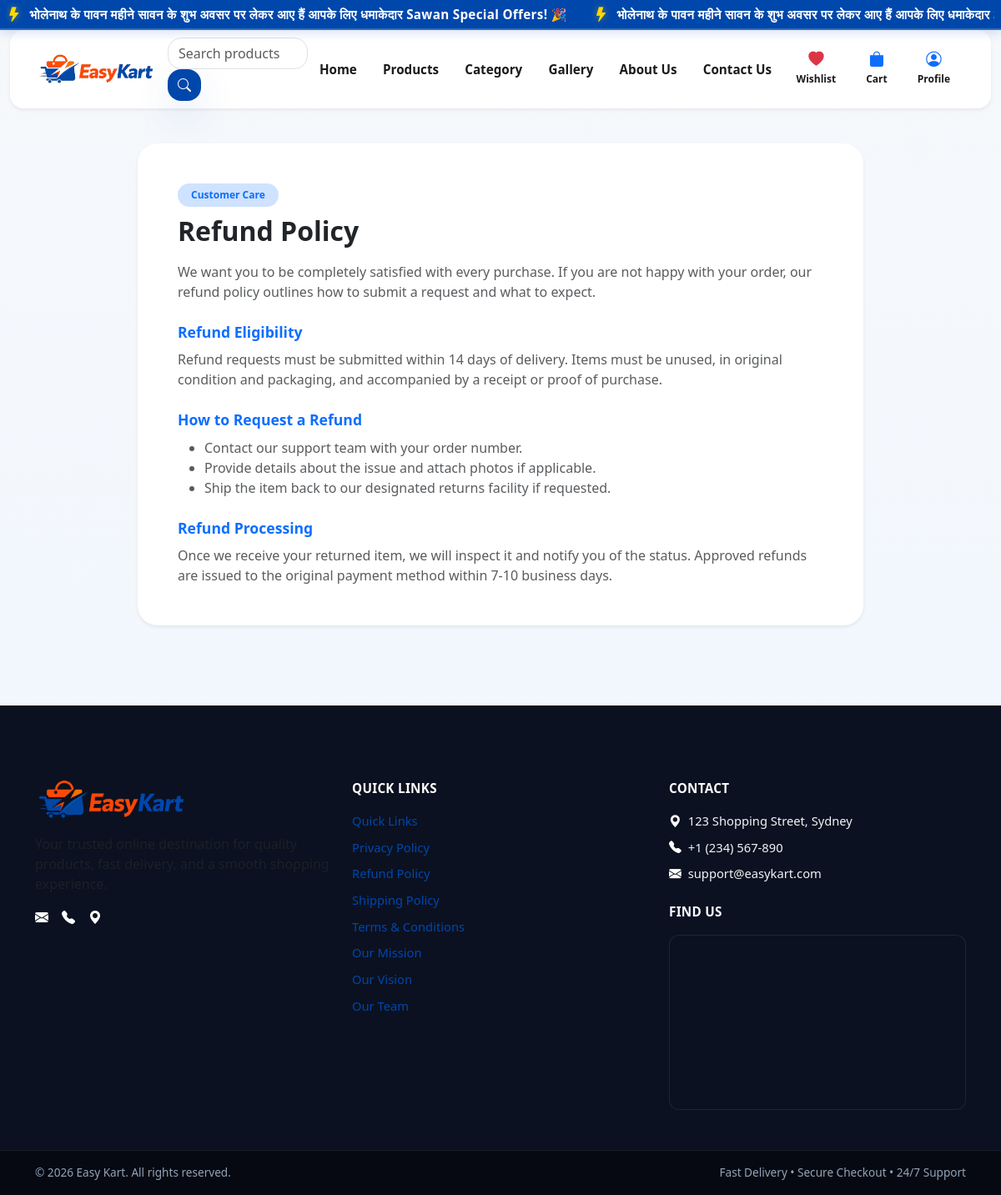
The page /refund-policy/ on the database its author committed.
### easy_kart/models.py (models this page shows, shortened)
class Announcement(models.Model):
    title = models.CharField(max_length=255)
    message = models.TextField()
    is_active = models.BooleanField(default=True)
    start_at = models.DateTimeField(null=True, blank=True)
    end_at = models.DateTimeField(null=True, blank=True)
    created_at = models.DateTimeField(auto_now_add=True)
    class Meta:
        ordering = ["-created_at"]

### easy_kart/views.py (the view)
# urls.py: path('refund-policy/', refund_policy, name='refund_policy'),
def refund_policy(request):
    return render(request, 'refund_policy.html', {
        'page_title': 'Refund Policy',
        'heading': 'Refund Policy',
    })

### easy_kart/context_processors.py (called while the page is built)
def active_announcements(request):
    now = timezone.now()
    announcements = Announcement.objects.filter(is_active=True).filter(
        models.Q(start_at__lte=now) | models.Q(start_at__isnull=True)
    ).filter(models.Q(end_at__gte=now) | models.Q(end_at__isnull=True))
    return {"announcements": announcements}

def cart_item_count(request):
    count = 0
    if request.user.is_authenticated:
        cart = Cart.objects.filter(user=request.user).first()
        if cart:
            count = cart.total_items
    else:
        session_cart = request.session.get('cart', {})
        if isinstance(session_cart, dict):
            try:
                count = sum(int(quantity) for quantity in session_cart.values())
            except (TypeError, ValueError):
                count = 0
    return {"cart_item_count": count}

### templates/refund_policy.html (shortened to what this page needs)
{% extends 'base.html' %}
{% block content %}
<div class="py-2 py-md-4">
    <div class="row justify-content-center">
        <div class="col-lg-9">
            <div class="card shadow-sm border-0">
                <div class="card-body p-3 p-sm-4 p-md-5">
                    <span class="badge bg-primary-subtle text-primary mb-2 px-3 py-2 rounded-pill fw-semibold">Customer Care</span>
                    <h1 class="h2 fw-bold mb-3">{{ heading }}</h1>
                    <p class="text-muted">We want you to be completely satisfied with every purchase. If you are not happy with your order, our refund policy outlines how to submit a request and what to expect.</p>
                    <h4 class="h5 fw-bold text-primary mt-4">Refund Eligibility</h4>
                    <p class="text-muted">Refund requests must be submitted within 14 days of delivery. Items must be unused, in original condition and packaging, and accompanied by a receipt or proof of purchase.</p>
                    <h4 class="h5 fw-bold text-primary mt-4">How to Request a Refund</h4>
                    <ul class="text-muted">
                        <li>Contact our support team with your order number.</li>
                        <li>Provide details about the issue and attach photos if applicable.</li>
                        <li>Ship the item back to our designated returns facility if requested.</li>
                    </ul>
                    <h4 class="h5 fw-bold text-primary mt-4">Refund Processing</h4>
                    <p class="text-muted mb-0">Once we receive your returned item, we will inspect it and notify you of the status. Approved refunds are issued to the original payment method within 7-10 business days.</p>
                </div>
            </div>
        </div>
    </div>
</div>
{% endblock %}

### templates/partials/navbar.html (shortened to what this page needs)
{% load static %}
{% if announcements %}
<div class="announcement-bar fixed-top text-white w-100">
    <div class="announcement-content">
        <div class="announcement-marquee-wrapper">
            <div class="announcement-marquee">
                {% for ann in announcements %}
                    <span class="announcement-message">
                        <i class="bi bi-lightning-fill"></i>{{ ann.message }}
                    </span>
                {% endfor %}
                {% for ann in announcements %}
                    <span class="announcement-message">
                        <i class="bi bi-lightning-fill"></i>{{ ann.message }}
                    </span>
                {% endfor %}
            </div>
        </div>
    </div>
</div>
{% endif %}
<nav class="navbar navbar-expand-lg navbar-light bg-white shadow-sm easykart-navbar fixed-top">
    <div class="container-fluid px-2 px-md-3">
        <a class="navbar-brand d-flex align-items-center me-2 me-md-3" href="{% url 'home' %}">
            <img src="{% static 'assets/Logo.png' %}" alt="Easy Kart" class="navbar-logo-pro">
        </a>
        <div class="d-flex align-items-center order-lg-3 ms-auto gap-1 gap-sm-2">
            <ul class="navbar-nav align-items-center easykart-header-actions flex-row mb-0">
                <li class="nav-item">
                    <a class="nav-link easykart-icon-link" href="{% url 'wishlist' %}" title="My Wishlist">
                        <i class="bi bi-heart-fill text-danger"></i>
                        <span class="small d-none d-sm-inline">Wishlist</span>
                    </a>
                </li>
                <li class="nav-item position-relative">
                    <a class="nav-link easykart-icon-link" href="{% url 'cart' %}" title="My Cart">
                        <i class="bi bi-bag-fill text-primary"></i>
                        <span class="small d-none d-sm-inline">Cart</span>
                    </a>
                </li>
                <li class="nav-item dropdown">
                    <a class="nav-link dropdown-toggle easykart-icon-link" href="#" id="profileDropdown" role="button" data-bs-toggle="dropdown" aria-expanded="false" title="My Profile">
                        <i class="bi bi-person-circle text-primary"></i>
                        <span class="small d-none d-sm-inline">Profile</span>
                    </a>
                </li>
            </ul>
        </div>
        <div class="collapse navbar-collapse order-lg-2 flex-grow-1 justify-content-center" id="easyKartNavbar">
            <form class="easykart-search-form" action="{% url 'product' %}" method="get" role="search">
                <input id="navbarSearch" class="form-control" type="search" name="q" value="{{ request.GET.q|default:'' }}" placeholder="Search products" autocomplete="off">
                <button class="btn btn-primary" type="submit" aria-label="Search products" title="Search products">
                    <i class="bi bi-search" aria-hidden="true"></i>
                </button>
            </form>
            <ul class="navbar-nav align-items-center gap-1 easykart-menu">
                <li class="nav-item">
                    <a class="nav-link {% if request.resolver_match.url_name == 'home' %}active{% endif %}" href="{% url 'home' %}" title="Home">Home</a>
                </li>
                <li class="nav-item">
                    <a class="nav-link {% if request.resolver_match.url_name == 'product' %}active{% endif %}" href="{% url 'product' %}" title="Shop Products">Products</a>
                </li>
                <li class="nav-item">
                    <a class="nav-link {% if request.resolver_match.url_name == 'category' or request.resolver_match.url_name == 'category_detail' %}active{% endif %}" href="{% url 'category' %}" title="Browse Categories">Category</a>
                </li>
                <li class="nav-item">
                    <a class="nav-link {% if request.resolver_match.url_name == 'gallery' %}active{% endif %}" href="{% url 'gallery' %}" title="View Gallery">Gallery</a>
                </li>
                <li class="nav-item">
                    <a class="nav-link {% if request.resolver_match.url_name == 'about_us' %}active{% endif %}" href="{% url 'about_us' %}" title="About Us">About Us</a>
                </li>
                <li class="nav-item">
                    <a class="nav-link {% if request.resolver_match.url_name == 'contact' %}active{% endif %}" href="{% url 'contact' %}" title="Contact Us">Contact Us</a>
                </li>
            </ul>
        </div>
    </div>
</nav>

### staticfiles/css/products.css (style rules this page uses)
.card { border: 0; border-radius: 12px; box-shadow: 0 6px 18px rgba(0, 71, 171, 0.06); background: #ffffff; transition: all 0.3s ease; }
.btn-primary { background: linear-gradient(135deg, #0047AB 0%, #003580 100%); border: none; color: #ffffff; font-weight: 600; transition: all 0.3s ease; box-shadow: 0 4px 12px rgba(0, 71, 171, 0.25); }

### staticfiles/css/responsive.css (style rules this page uses)
:root { --ek-nav-height-desktop: 72px; --ek-nav-height-mobile: 62px; --ek-announcement-height: 36px; --ek-page-padding-top: calc(var(--ek-nav-height-desktop) + var(--ek-announcement-height) + 16px); }
*, *::before, *::after { box-sizing: border-box; }
html { font-size: 16px; -webkit-text-size-adjust: 100%; scroll-behavior: smooth; }
body.theme-easykart { padding-top: var(--ek-page-padding-top) !important; overflow-x: hidden; width: 100%; min-height: 100vh; display: flex; flex-direction: column; }
img, svg, video, canvas, audio, iframe, embed, object { max-width: 100%; height: auto; display: block; }
h1, .h1 { font-size: clamp(1.5rem, 3.5vw + 0.5rem, 2.5rem); line-height: 1.25; }
h2, .h2 { font-size: clamp(1.3rem, 2.8vw + 0.4rem, 2rem); line-height: 1.3; }
h4, .h4 { font-size: clamp(1.05rem, 1.5vw + 0.25rem, 1.35rem); line-height: 1.4; }
h5, .h5 { font-size: clamp(0.95rem, 1.2vw + 0.2rem, 1.15rem); line-height: 1.45; }
.announcement-bar { position: fixed; top: 0; left: 0; right: 0; width: 100%; z-index: 1070; height: var(--ek-announcement-height); background: var(--ek-navy); display: flex; align-items: center; overflow: hidden; }
.announcement-content { width: 100%; overflow: hidden; padding: 0 0.5rem; }
.announcement-marquee-wrapper { width: 100%; overflow: hidden; white-space: nowrap; }
.announcement-marquee { display: inline-flex; align-items: center; white-space: nowrap; animation: ek-marquee 22s linear infinite; gap: 2rem; }
.easykart-navbar { position: fixed; top: var(--ek-announcement-height); left: 50%; transform: translateX(-50%); width: calc(100% - 1.5rem); max-width: 1360px; z-index: 1060; background: #ffffff !important; border-radius: 1rem; box-shadow: 0 10px 30px rgba(0, 71, 171, 0.1); padding: 0.5rem 1rem !important; transition: all 0.3s ease; }
.easykart-navbar .navbar-brand { margin-right: 1rem; }
.navbar-logo-pro { height: 44px; max-width: 140px; width: auto; object-fit: contain; }
.easykart-menu .nav-link { font-size: 0.95rem; padding: 0.45rem 0.85rem !important; border-radius: 0.5rem; white-space: nowrap; }
.easykart-header-actions { display: flex !important; align-items: center; gap: 0.5rem; margin: 0; padding: 0; list-style: none; }
.easykart-header-actions .easykart-icon-link { display: inline-flex; flex-direction: column; align-items: center; justify-content: center; padding: 0.35rem 0.6rem; border-radius: 0.6rem; font-size: 0.72rem; font-weight: 600; text-decoration: none; color: #1a1a1a; transition: all 0.2s ease; min-width: 44px; }
.easykart-header-actions .easykart-icon-link i { font-size: 1.15rem; line-height: 1; margin-bottom: 2px; }
.btn { display: inline-flex; align-items: center; justify-content: center; gap: 0.35rem; font-weight: 600; transition: all 0.2s ease; text-decoration: none; white-space: normal; word-break: break-word; border-radius: 0.75rem; min-height: 38px; }
.card { border-radius: 1rem; overflow: hidden; word-wrap: break-word; background: #ffffff; }
@media (min-width: 992px) { .easykart-navbar .navbar-collapse { display: flex !important; align-items: center; justify-content: center; } }

### rows shown on the page
Announcement: message "भोलेनाथ के पावन महीने सावन के शुभ अवसर पर लेकर आए हैं आपके लिए धमाकेदार Sawan Special Offers! 🎉", message "भोलेनाथ के पावन महीने सावन के शुभ अवसर पर लेकर आए हैं आपके लिए धमाकेदार…"

### other values the page prints
{{ heading }} "Refund Policy"
